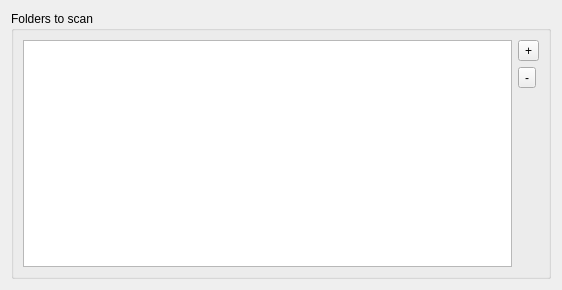
<?xml version="1.0" encoding="UTF-8"?>
<ui version="4.0">
 <class>Settings</class>
 <widget class="QDialog" name="Settings">
  <property name="geometry">
   <rect>
    <x>0</x>
    <y>0</y>
    <width>562</width>
    <height>290</height>
   </rect>
  </property>
  <property name="windowTitle">
   <string>Dialog</string>
  </property>
  <layout class="QGridLayout" name="gridLayout">
   <item row="0" column="0">
    <widget class="QGroupBox" name="groupBox">
     <property name="title">
      <string>Folders to scan</string>
     </property>
     <layout class="QHBoxLayout" name="horizontalLayout">
      <item>
       <widget class="QListWidget" name="paths"/>
      </item>
      <item>
       <layout class="QVBoxLayout" name="verticalLayout">
        <item>
         <widget class="QToolButton" name="addPath">
          <property name="text">
           <string>+</string>
          </property>
         </widget>
        </item>
        <item>
         <widget class="QToolButton" name="removePath">
          <property name="text">
           <string>-</string>
          </property>
         </widget>
        </item>
        <item>
         <spacer name="verticalSpacer">
          <property name="orientation">
           <enum>Qt::Vertical</enum>
          </property>
          <property name="sizeHint" stdset="0">
           <size>
            <width>20</width>
            <height>40</height>
           </size>
          </property>
         </spacer>
        </item>
       </layout>
      </item>
     </layout>
    </widget>
   </item>
  </layout>
 </widget>
 <resources/>
 <connections/>
</ui>
